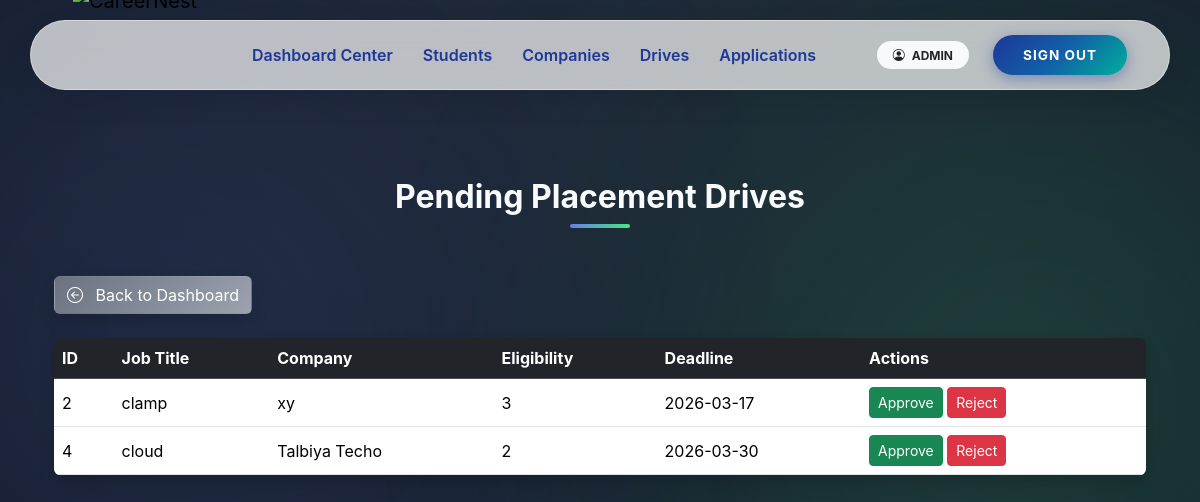
Before: /admin/drives/pending (signed in) with the older database file.
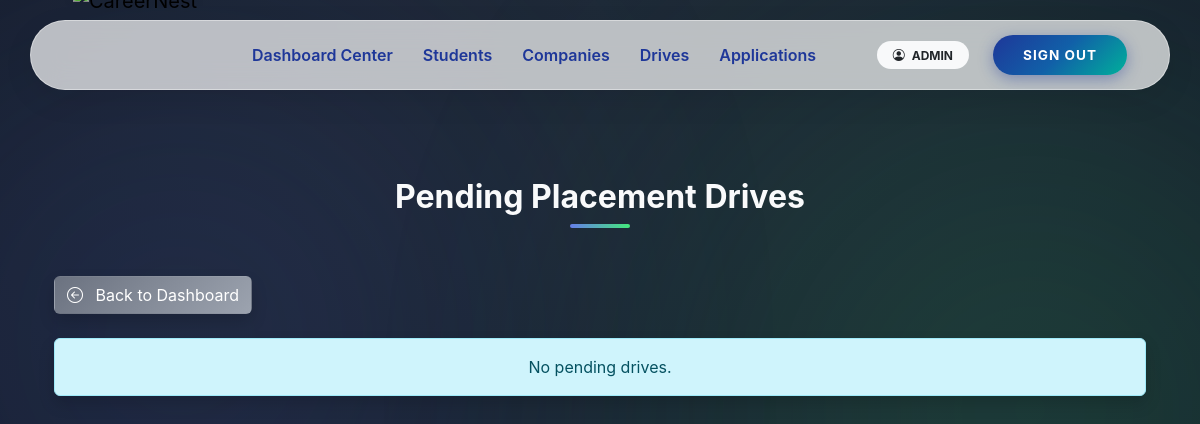
After: the same page with the newer database file.
### app/models.py (models this page shows)
class PlacementDrive(db.Model):
    __tablename__ = "placement_drives"
    drive_id = db.Column(db.Integer, primary_key=True)
    company_id = db.Column(
        db.Integer,
        db.ForeignKey("companies.user_id", ondelete="CASCADE"),
        nullable=False
    )
    job_title = db.Column(db.String(150), nullable=False)
    job_description = db.Column(db.Text, nullable=False)
    eligibility = db.Column(db.String(200))
    application_deadline = db.Column(db.Date)
    status = db.Column(db.String(20), default="Pending")
    created_at = db.Column(db.DateTime, default=datetime.utcnow)
    company = db.relationship("Company", back_populates="drives")
    applications = db.relationship(
        "Application",
        back_populates="drive",
        cascade="all, delete-orphan"
    )

class Company(db.Model):
    __tablename__ = "companies"
    user_id = db.Column(
        db.Integer,
        db.ForeignKey("users.user_id", ondelete="CASCADE"),
        primary_key=True
    )
    company_name = db.Column(db.String(150), nullable=False)
    industry = db.Column(db.String(100))
    location = db.Column(db.String(200))
    website = db.Column(db.String(200))
    contact_person = db.Column(db.String(100))
    contact_phone = db.Column(db.String(20))
    description = db.Column(db.Text)
    user = db.relationship("User", back_populates="company")
    drives = db.relationship(
        "PlacementDrive",
        back_populates="company",
        cascade="all, delete-orphan"
    )

### app/admin/routes.py (the view)
@admin_bp.route('/drives/pending')
@login_required
@role_required('admin')
def pending_drives():
    drives = PlacementDrive.query.filter_by(status='Pending').all()
    return render_template('admin/pending_drives.html', drives=drives)

### app/utils.py (called while the page is built)
def role_required(required_role):
    def decorator(f):
        @wraps(f)
        def decorated_function(*args, **kwargs):
            if not current_user.is_authenticated:
                abort(401)
            if current_user.role != required_role:
                abort(403)
            if required_role in ["student", "company"] and not current_user.is_approved:
                abort(403)
            if current_user.is_blacklisted:
                abort(403)
            return f(*args, **kwargs)
        return decorated_function
    return decorator

### app/templates/admin/pending_drives.html (shortened to what this page needs)
{% extends 'base.html' %}
{% block content %}
<div class="dashboard-bg">
  <div class="container position-relative">
    <h2 class="section-heading text-center mb-5">Pending Placement Drives</h2>
    <a href="{{ url_for('admin.dashboard') }}" class="btn btn-gradient-secondary mb-4 shadow hover-glow text-white">
      <i class="bi bi-arrow-left-circle me-2"></i> Back to Dashboard
    </a>
    {% if drives %}
    <div class="table-responsive shadow rounded">
      <table class="table table-hover align-middle mb-0 text-white">
        <thead class="table-dark">
          <tr>
            <th>ID</th>
            <th>Job Title</th>
            <th>Company</th>
            <th>Eligibility</th>
            <th>Deadline</th>
            <th>Actions</th>
          </tr>
        </thead>
        <tbody>
          {% for drive in drives %}
          <tr>
            <td>{{ drive.drive_id }}</td>
            <td>{{ drive.job_title }}</td>
            <td>{{ drive.company.company_name if drive.company else 'N/A' }}</td>
            <td>{{ drive.eligibility or 'N/A' }}</td>
            <td>{{ drive.application_deadline.strftime('%Y-%m-%d') if drive.application_deadline else 'N/A' }}</td>
            <td>
              <form action="{{ url_for('admin.approve_drive', drive_id=drive.drive_id) }}" method="POST" style="display:inline;">
                <button type="submit" class="btn btn-success btn-sm hover-glow">Approve</button>
              </form>
              <form action="{{ url_for('admin.reject_drive', drive_id=drive.drive_id) }}" method="POST" style="display:inline;">
                <button type="submit" class="btn btn-danger btn-sm hover-glow">Reject</button>
              </form>
            </td>
          </tr>
          {% endfor %}
        </tbody>
      </table>
    </div>
    {% else %}
    <div class="alert alert-info shadow rounded text-center">No pending drives.</div>
    {% endif %}
  </div>
</div>
{% endblock %}

Changed rows visible on the page:
no longer on this page (row edited): PlacementDrive: drive_id "2", job_title "clamp", company "xy", eligibility "3", application_deadline "2026-03-17"
removed PlacementDrive: drive_id "4", job_title "cloud", company "Talbiya Techo", eligibility "2", application_deadline "2026-03-30"
Other visible differences:
text no longer shown: "ID Job Title Company Eligibility Deadline Actions"
text now shown: "No pending drives."
